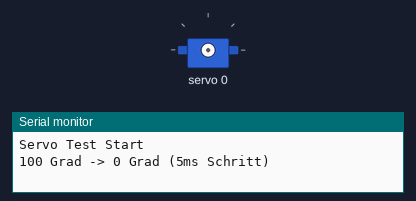
Recording of a sketch running on a simulated ESP32. Parts: servo, the last lines printed to the serial monitor.

Above: at 0.1 s.
At 0.6 s:
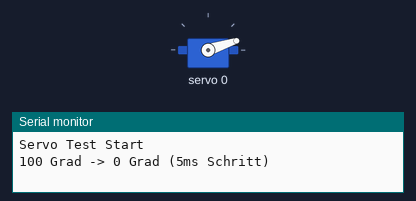
At 2.8 s:
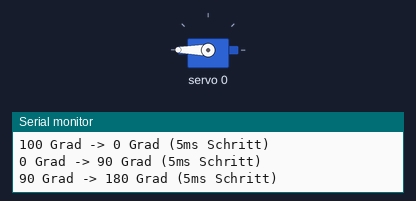
At 4.1 s:
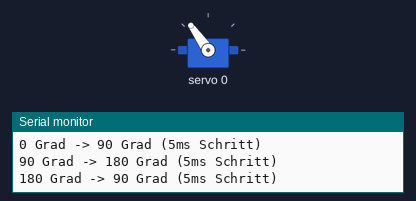
Timing chart, 0 to 5.6 s (numbered marks = the images above):
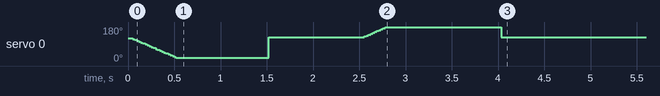

The sketch:

servo_test.ino
```cpp
#include <Wire.h>
#include <Adafruit_PWMServoDriver.h>

Adafruit_PWMServoDriver pwm = Adafruit_PWMServoDriver(0x40);

#define SERVOMIN  150
#define SERVOMAX  600
#define SERVO_FREQ 50

int port = 0;

int angleToTicks(int angle) {
  return map(angle, 0, 180, SERVOMIN, SERVOMAX);
}

void setAngle(int target, int speed) {
  int current = 90;
  if (target < current) {
    for (int i = current; i >= target; i--) {
      pwm.setPWM(port, 0, angleToTicks(i));
      delay(speed);
    }
  } else {
    for (int i = current; i <= target; i++) {
      pwm.setPWM(port, 0, angleToTicks(i));
      delay(speed);
    }
  }
}

void setup() {
  Serial.begin(115200);
  Serial.println("Servo Test Start");

  Wire.begin(21, 22);
  pwm.begin();
  pwm.setPWMFreq(SERVO_FREQ);
  delay(10);

  Serial.println("100 Grad -> 0 Grad (5ms Schritt)");
  setAngle(0, 5);
  delay(1000);

  Serial.println("0 Grad -> 90 Grad (5ms Schritt)");
  setAngle(90, 5);
  delay(1000);

  Serial.println("90 Grad -> 180 Grad (5ms Schritt)");
  setAngle(180, 5);
  delay(1000);

  Serial.println("180 Grad -> 90 Grad (5ms Schritt)");
  setAngle(90, 5);
}

void loop() {}
```
